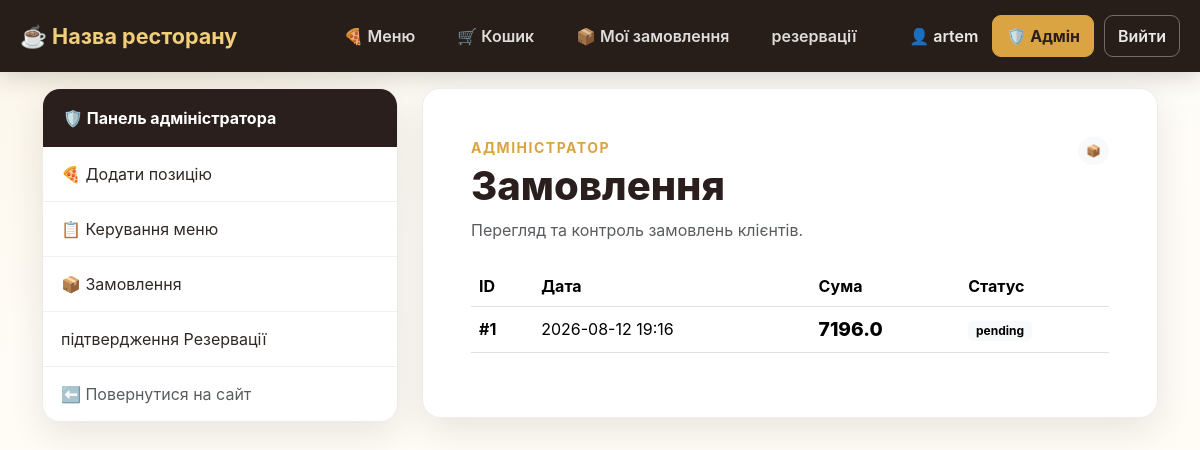
Page /admin/orders (signed in) on the committed database.
### online_restaurant_db.py (models this page shows, shortened)
class Base(DeclarativeBase):
    pass

class Users(Base, UserMixin):
    __tablename__ = "users"
    id: Mapped[int] = mapped_column(primary_key=True)
    nickname: Mapped[str] = mapped_column(String(100), unique=True)
    password: Mapped[str] = mapped_column(String(200))
    email: Mapped[str] = mapped_column(String(50), unique=True)
    role = Column(String(20), nullable=False, default="user")
    reservations = relationship("Reservation", foreign_keys="Reservation.user_id", back_populates="user")
    orders = relationship("Orders", foreign_keys="Orders.user_id", back_populates='user')

class Orders(Base):
    __tablename__ = "orders"
    id: Mapped[int] = mapped_column(primary_key=True)
    order_list: Mapped[dict] = mapped_column(JSON)
    order_time: Mapped[datetime] = mapped_column(DateTime)
    user_id: Mapped[int] = mapped_column(ForeignKey('users.id'))
    status: Mapped[str] = mapped_column(String(20), default='pending')
    user = relationship("Users", foreign_keys="Orders.user_id", back_populates="orders")
    total_price: Mapped[float] = mapped_column()

### online_restaurant.py (the view)
@app.route('/admin/orders', methods=['GET'])
@login_required
@admin_required
def admin_orders():
    with Session() as cursor:
        orders = (
            cursor.query(Orders)
            .options(joinedload(Orders.user))
            .order_by(Orders.order_time.desc())
            .all()
        )
    return render_template(
        'admin_orders.html',
        orders=orders,
    )

### online_restaurant.py (called while the page is built)
@app.before_request
def ensure_csrf_token():
    if "csrf_token" not in session:
        session["csrf_token"] = secrets.token_hex(16)

def admin_required(function):
    @wraps(function)
    @login_required
    def decorated_function(*args, **kwargs):
        if current_user.role != 'admin':
            return redirect(url_for('home'))
        return function(*args, **kwargs)
    return decorated_function

@login_manager.user_loader
def load_user(user_id):
    with Session() as session:
        user = session.query(Users).filter_by(id = user_id).first()
        if user:
            return user

@app.after_request
def apply_csp(response):
    nonce = secrets.token_urlsafe(16)  # Генеруємо випадковий nonce для дозволених скриптів
    csp = (
        f"default-src 'self'; "
        f"script-src 'self' 'nonce-{nonce}'; "
        f"style-src 'self'; "
        f"frame-ancestors 'none'; "
        f"base-uri 'self'; "
        f"form-action 'self'"
    )
    response.headers["Content-Security-Policy"] = csp
    response.set_cookie('nonce', nonce)
    return response

### templates/admin_orders.html (shortened to what this page needs)
<!DOCTYPE html>
<html lang="uk">
<head>
    <link rel="stylesheet" href="{{ url_for('static', filename='css/bootstrap.min.css') }}">
    <link rel="stylesheet" href="{{ url_for('static', filename='css/restaurant.css') }}">
</head>
<body>
{% include '_navigation.html' %}
<main class="container pb-5">
    <div class="row g-4">
        <aside class="col-lg-4">
            {% include '_admin_navigation.html' %}
        </aside>
        <section class="col-lg-8">
            <div class="form-card p-4 p-md-5">
                <div class="d-flex justify-content-between align-items-start gap-3 mb-4">
                    <div>
                        <div class="text-uppercase small fw-bold"
                             style="color:var(--gold);letter-spacing:1.5px">
                            Адміністратор
                        </div>
                        <h1 class="section-title mt-1 mb-2">Замовлення</h1>
                        <p class="text-muted mb-0">
                            Перегляд та контроль замовлень клієнтів.
                        </p>
                    </div>
                    <span class="badge rounded-pill text-bg-light p-2">📦</span>
                </div>
                {% if orders is defined and orders %}
                    <div class="table-responsive">
                        <table class="table align-middle">
                            <thead>
                                <tr>
                                    <th>ID</th>
                                    <th>Дата</th>
                                    <th>Сума</th>
                                    <th>Статус</th>
                                </tr>
                            </thead>
                            <tbody>
                                {% for order in orders %}
                                <tr>
                                    <td class="fw-bold">
                                        #{{ order.id }}
                                    </td>
                                    <td>
                                        {{ order.order_time.strftime('%Y-%m-%d %H:%M') if order.order_time is defined else '—' }}
                                    </td>
                                    <td class="price">
                                        {{ order.total_price if order.total_price is defined else '—' }}
                                    </td>
                                    <td>
                                        <span class="badge text-bg-light">
                                            {{ order.status if order.status is defined else 'Нове' }}
                                        </span>
                                    </td>
                                </tr>
                                {% endfor %}
                            </tbody>
                        </table>
                    </div>
                {% endif %}
            </div>
        </section>
    </div>
</main>
</body>
</html>

### templates/_navigation.html (shortened to what this page needs)
<nav class="restaurant-nav">
    <div class="nav-container">
        <a href="/" class="restaurant-brand">
            ☕ Назва ресторану
        </a>
        <div class="nav-links">
            {% if current_user.is_authenticated %}
                <a href="/menu" class="nav-link">
                    🍕 Меню
                </a>
                <a href="/cart" class="nav-link">
                    🛒 Кошик
                </a>
                <a href="/my_orders" class="nav-link">
                    📦 Мої замовлення
                </a>
                <a href="/reservation" class="nav-link">
                   резервації
                      </a>
            {% else %}
                <a href="/menu" class="nav-link">
                    🍕 Меню
            {% endif %}
        </div>
        <div class="nav-user">
            {% if current_user.is_authenticated %}
                <span class="username">
                    👤 {{ current_user.nickname }}
                </span>
                {% if current_user.role == 'admin' %}
                    <a href="/admin"
                       class="admin-button">
                        🛡️ Адмін
                    </a>
                {% endif %}
                <form action="/logout"
                      method="post"
                      class="logout-form">
                    <button type="submit"
                            class="logout-button">
                        Вийти
                    </button>
                </form>
            {% endif %}
        </div>
    </div>
</nav>

### static/css/restaurant.css (style rules this page uses)
:root { --coffee-950: #211713; --coffee-900: #2b1f1d; --coffee-800: #3a2925; --coffee-700: #5a3d32; --cream: #fffaf3; --cream-2: #f6eee4; --gold: #d9a441; --gold-light: #f1cf7a; --text: #302824; --muted: #766b64; --shadow: 0 12px 35px rgba(43, 31, 29, .10); --radius: 18px; }
* { box-sizing: border-box; }
body { margin: 0; min-height: 100vh; color: var(--text); background: radial-gradient( circle at 10% 0%, rgba(217, 164, 65, .10), transparent 28% ), linear-gradient( 180deg, #fffdf9 0%, var(--cream) 100% ); font-family: Inter, system-ui, -apple-system, BlinkMacSystemFont, "Segoe UI", sans-serif; }
.restaurant-nav { width: 100%; background: rgba(33, 23, 19, 0.97); box-shadow: 0 5px 25px rgba(33, 23, 19, 0.18); margin-bottom: 16px; }
.nav-container { width: min(1400px, calc(100% - 40px)); min-height: 72px; margin: 0 auto; display: grid; grid-template-columns: 1fr auto 1fr; align-items: center; }
.restaurant-brand { justify-self: start; color: var(--gold-light); text-decoration: none; font-size: 1.35rem; font-weight: 700; white-space: nowrap; transition: color .2s ease; }
.nav-links { display: flex; align-items: center; justify-content: center; gap: 10px; }
.nav-links .nav-link { display: inline-flex; align-items: center; justify-content: center; padding: 10px 16px; color: rgba(255, 255, 255, .85); text-decoration: none; font-weight: 600; white-space: nowrap; border-radius: 10px; transition: color .2s ease, background .2s ease, transform .2s ease; }
.nav-user { justify-self: end; display: flex; align-items: center; gap: 10px; }
.username { color: rgba(255, 255, 255, .9); font-weight: 600; white-space: nowrap; padding: 8px 4px; }
.admin-button { display: inline-flex; align-items: center; justify-content: center; padding: 8px 13px; color: #2b1f1d; background: var(--gold); border: 1px solid var(--gold); border-radius: 9px; text-decoration: none; font-weight: 700; white-space: nowrap; transition: .2s ease; }
.logout-form { margin: 0; }
.logout-button { padding: 8px 13px; color: rgba(255, 255, 255, .9); background: transparent; border: 1px solid rgba(255, 255, 255, .35); border-radius: 9px; font-weight: 600; cursor: pointer; white-space: nowrap; transition: .2s ease; }
.section-title { font-weight: 800; color: var(--coffee-900); }
.feature-card, .auth-card, .form-card, .menu-card, .admin-card { background: rgba(255, 255, 255, .94); border: 1px solid rgba(90, 61, 50, .10); border-radius: var(--radius); box-shadow: var(--shadow); }
.price { color: var(--coffee-700); font-size: 1.2rem; font-weight: 800; }

### rows in the picture
Users: nickname "artem"
Orders: id "1", order_time "2026-08-12 19:16", total_price "7196.0", status "pending"
